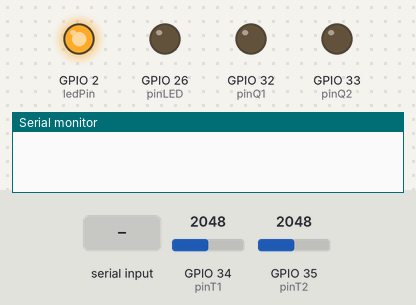
The sketch below on a simulated ESP32. Shown: output pins drawn as LEDs (lit = HIGH), the last lines printed to the serial monitor. Inputs (shaded band) come from the test bench; at power-on: GPIO 34 (pinT1) = 2048, GPIO 35 (pinT2) = 2048.

Above: at 0.1 s.
At 3.2 s:
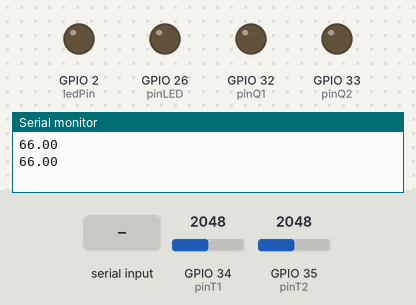
3.3 s: "V\n" received over Serial
4.8 s: "X\n" received over Serial
Timing chart, 0 to 7.8 s (numbered marks = the images above; inputs shaded):
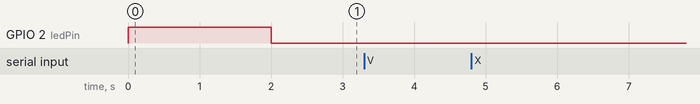

The sketch:

05-pid_python.ino
```cpp
/*
  iTCLab Internet-Based Temperature Control Lab Firmware
  Jeffrey Kantor, Initial Version
  John Hedengren, Modified
  Oct 2017
  Basuki Rahmat, Modified
  April 2022

  This firmware is loaded into the Internet-Based Temperature Control Laboratory ESP32 to
  provide a high level interface to the Internet-Based Temperature Control Lab. The firmware
  scans the serial port looking for case-insensitive commands:

  Q1        set Heater 1, range 0 to 100% subject to limit (0-255 int)
  Q2        set Heater 2, range 0 to 100% subject to limit (0-255 int)
  T1        get Temperature T1, returns deg C as string
  T2        get Temperature T2, returns dec C as string
  VER       get firmware version string
  X         stop, enter sleep mode

  Limits on the heater can be configured with the constants below.
*/

#include <Arduino.h>

// constants
const String vers = "1.04";    // version of this firmware
const int baud = 115200;       // serial baud rate
const char sp = ' ';           // command separator
const char nl = '\n';          // command terminator

// pin numbers corresponding to signals on the iTCLab Shield
const int pinT1   = 34;         // T1
const int pinT2   = 35;         // T2
const int pinQ1   = 32;         // Q1
const int pinQ2   = 33;         // Q2
const int pinLED  = 26;         // LED

// setting PWM properties
const int freq = 5000; //5000
const int ledChannel = 0;
const int Q1Channel = 1;
const int Q2Channel = 2;
const int resolutionLedChannel = 8; //Resolution 8, 10, 12, 15
const int resolutionQ1Channel = 8; //Resolution 8, 10, 12, 15
const int resolutionQ2Channel = 8; //Resolution 8, 10, 12, 15
const int ledPin = 2;

const double upper_temperature_limit = 59;

// global variables
char Buffer[64];               // buffer for parsing serial input
String cmd;                    // command
double pv = 0;                 // pin value
float level;                   // LED level (0-100%)
double Q1 = 0;                 // value written to Q1 pin
double Q2 = 0;                 // value written to Q2 pin
int iwrite = 0;                // integer value for writing
float dwrite = 0;              // float value for writing
int n = 10;                    // number of samples for each temperature measurement

void parseSerial(void) {
  int ByteCount = Serial.readBytesUntil(nl,Buffer,sizeof(Buffer));
  String read_ = String(Buffer);
  memset(Buffer,0,sizeof(Buffer));

  // separate command from associated data
  int idx = read_.indexOf(sp);
  cmd = read_.substring(0,idx);
  cmd.trim();
  cmd.toUpperCase();

  // extract data. toInt() returns 0 on error
  String data = read_.substring(idx+1);
  data.trim();
  pv = data.toFloat();
}

// Q1_max = 100%
// Q2_max = 100%

void dispatchCommand(void) {
  if (cmd == "Q1") {
    Q1 = max(0.0, min(25.0, pv));
    iwrite = int(Q1 * 2.0); // 10.? max
    iwrite = max(0, min(255, iwrite));
    ledcWrite(Q1Channel,iwrite);
    Serial.println(Q1);
  }
  else if (cmd == "Q2") {
    Q2 = max(0.0, min(25.0, pv));
    iwrite = int(Q2 * 2.0); // 10.? max
    iwrite = max(0, min(255, iwrite));
    ledcWrite(Q2Channel,iwrite);
    Serial.println(Q2);
  }
  else if (cmd == "T1") {
    float mV = 0.0;
    float degC = 0.0;
    for (int i = 0; i < n; i++) {
        mV = (float) analogRead(pinT1) * 0.322265625;
        degC = degC + mV/10.0;
    }
    degC = degC / float(n);

    Serial.println(degC);
  }
  else if (cmd == "T2") {
    float mV = 0.0;
    float degC = 0.0;
    for (int i = 0; i < n; i++) {
         mV = (float) analogRead(pinT2) * 0.322265625;
         degC = degC + mV/10.0;
   }
    degC = degC / float(n);
    Serial.println(degC);
  }
  else if ((cmd == "V") or (cmd == "VER")) {
    Serial.println("TCLab Firmware Version " + vers);
  }
  else if (cmd == "LED") {
    level = max(0.0, min(100.0, pv));
    iwrite = int(level * 0.5);
    iwrite = max(0, min(50, iwrite));
    ledcWrite(ledChannel, iwrite);
    Serial.println(level);
  }
  else if (cmd == "X") {
    ledcWrite(Q1Channel,0);
    ledcWrite(Q2Channel,0);
    Serial.println("Stop");
  }
}

// check temperature and shut-off heaters if above high limit
void checkTemp(void) {
    float mV = (float) analogRead(pinT1) * 0.322265625;
    //float degC = (mV - 500.0)/10.0;
    float degC = mV/10.0;
    if (degC >= upper_temperature_limit) {
      Q1 = 0.0;
      Q2 = 0.0;
      ledcWrite(Q1Channel,0);
      ledcWrite(Q2Channel,0);
      //Serial.println("High Temp 1 (> upper_temperature_limit): ");
      Serial.println(degC);
    }
    mV = (float) analogRead(pinT2) * 0.322265625;
    //degC = (mV - 500.0)/10.0;
    degC = mV/10.0;
    if (degC >= upper_temperature_limit) {
      Q1 = 0.0;
      Q2 = 0.0;
      ledcWrite(Q1Channel,0);
      ledcWrite(Q2Channel,0);
      //Serial.println("High Temp 2 (> upper_temperature_limit): ");
      Serial.println(degC);
    }
}

// arduino startup
void setup() {
  pinMode(ledPin, OUTPUT);
  //analogReference(EXTERNAL);
  Serial.begin(baud);
  while (!Serial) {
    ; // wait for serial port to connect.
  }

  // configure pinQ1 PWM functionalitites
  ledcSetup(Q1Channel, freq, resolutionQ1Channel);

  // attach the channel to the pinQ1 to be controlled
  ledcAttachPin(pinQ1, Q1Channel);

  // configure pinQ2 PWM functionalitites
  ledcSetup(Q2Channel, freq, resolutionQ2Channel);

  // attach the channel to the pinQ2 to be controlled
  ledcAttachPin(pinQ2, Q2Channel);

  // configure pinLED PWM functionalitites
  ledcSetup(ledChannel, freq, resolutionLedChannel);

  // attach the channel to the pinLED to be controlled
  ledcAttachPin(pinLED, ledChannel);

  ledcWrite(Q1Channel,0);
  ledcWrite(Q2Channel,0);

  // LED Indicator Success
  digitalWrite(ledPin, HIGH);
  delay(2000);
  digitalWrite(ledPin, LOW);
}

// arduino main event loop
void loop() {
  parseSerial();
  dispatchCommand();
  checkTemp();
}
```
